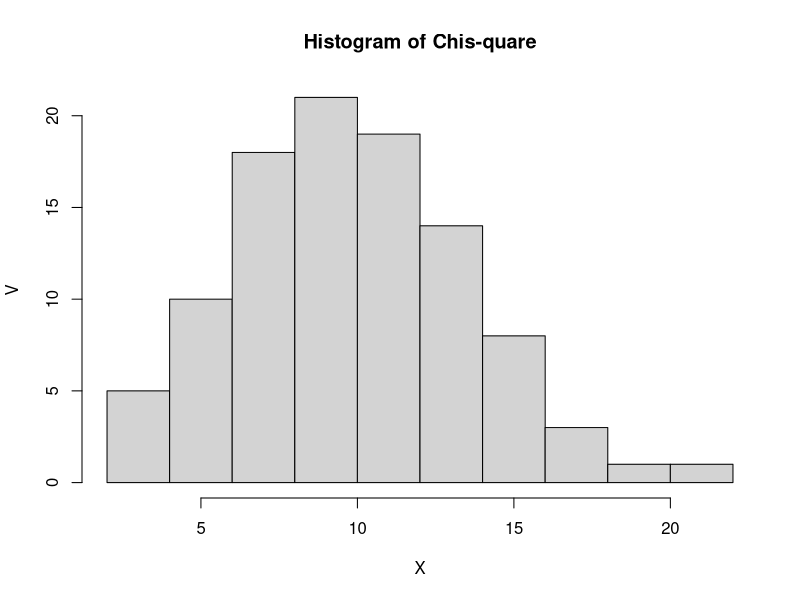

The R script that drew this image: (Note: this script raises an error after producing the figure.)
#A
#Diketahui
x=2
v=10
#Menggunakan fungsi dhicsq
peluang4=dchisq(x,v,ncp=0,log=FALSE)
peluang4

#B
set.seed(0)
#Menggunakan fungsi rchisq
hist(rchisq(v,n=100),xlab="X", ylab="V", main="Histogram of Chis-quare")

#C
E=v 
E
Var=v*2 
Var
s
#Referensi
#https://www.rumusstatistik.com/2013/07/distribusi-khi-kuadrat-chi-square.html